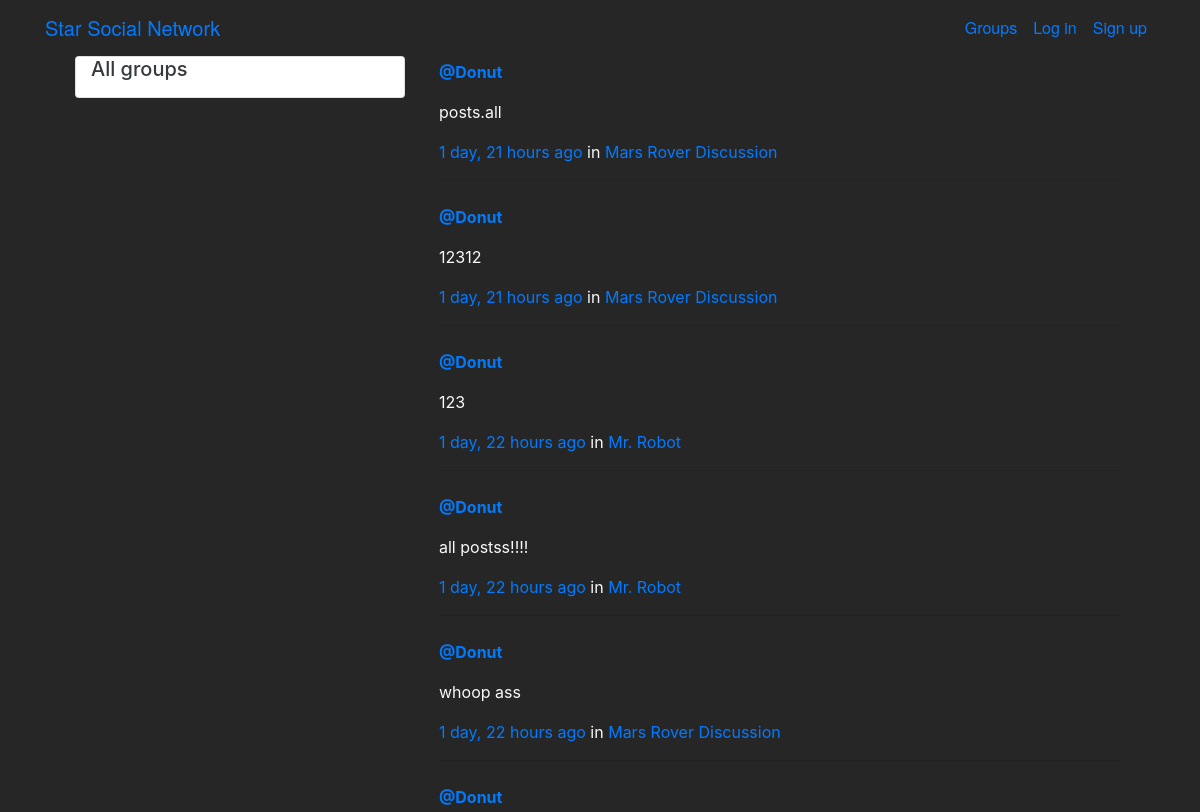
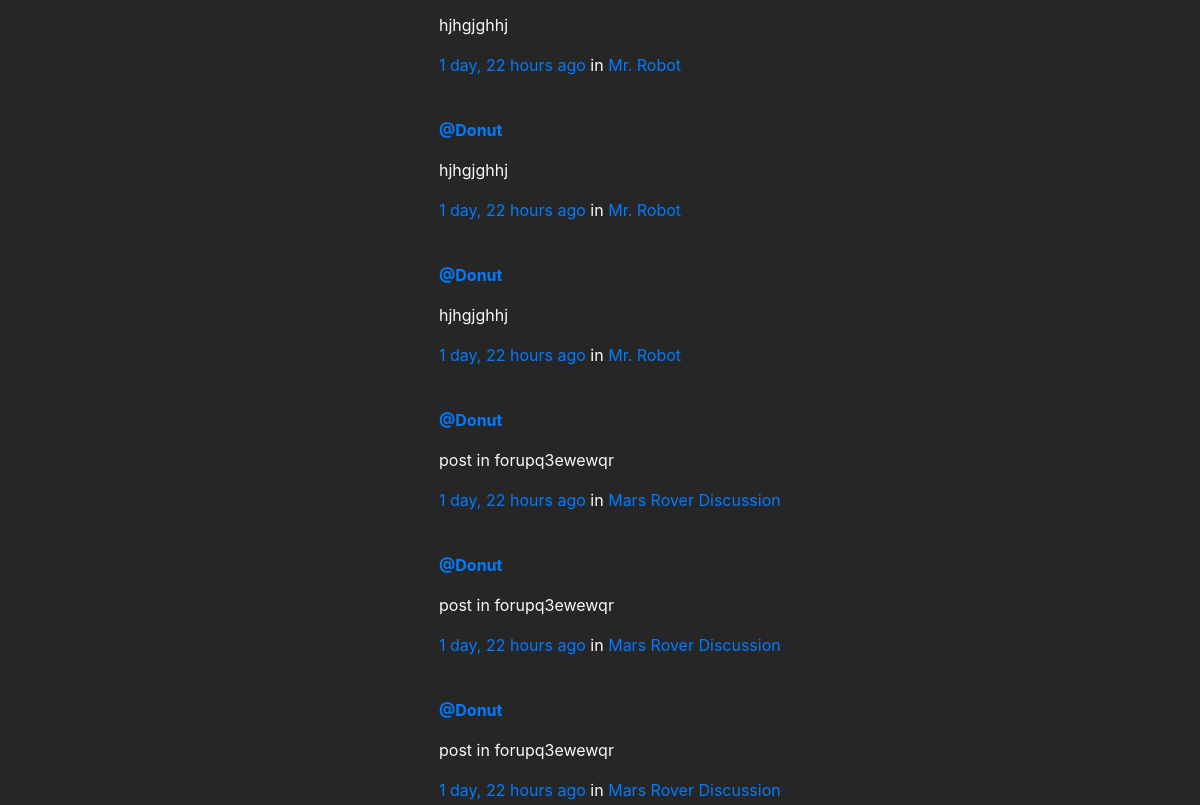
/posts/ (upper part), run on an earlier commit of the app's database (2 pictures, top to bottom).
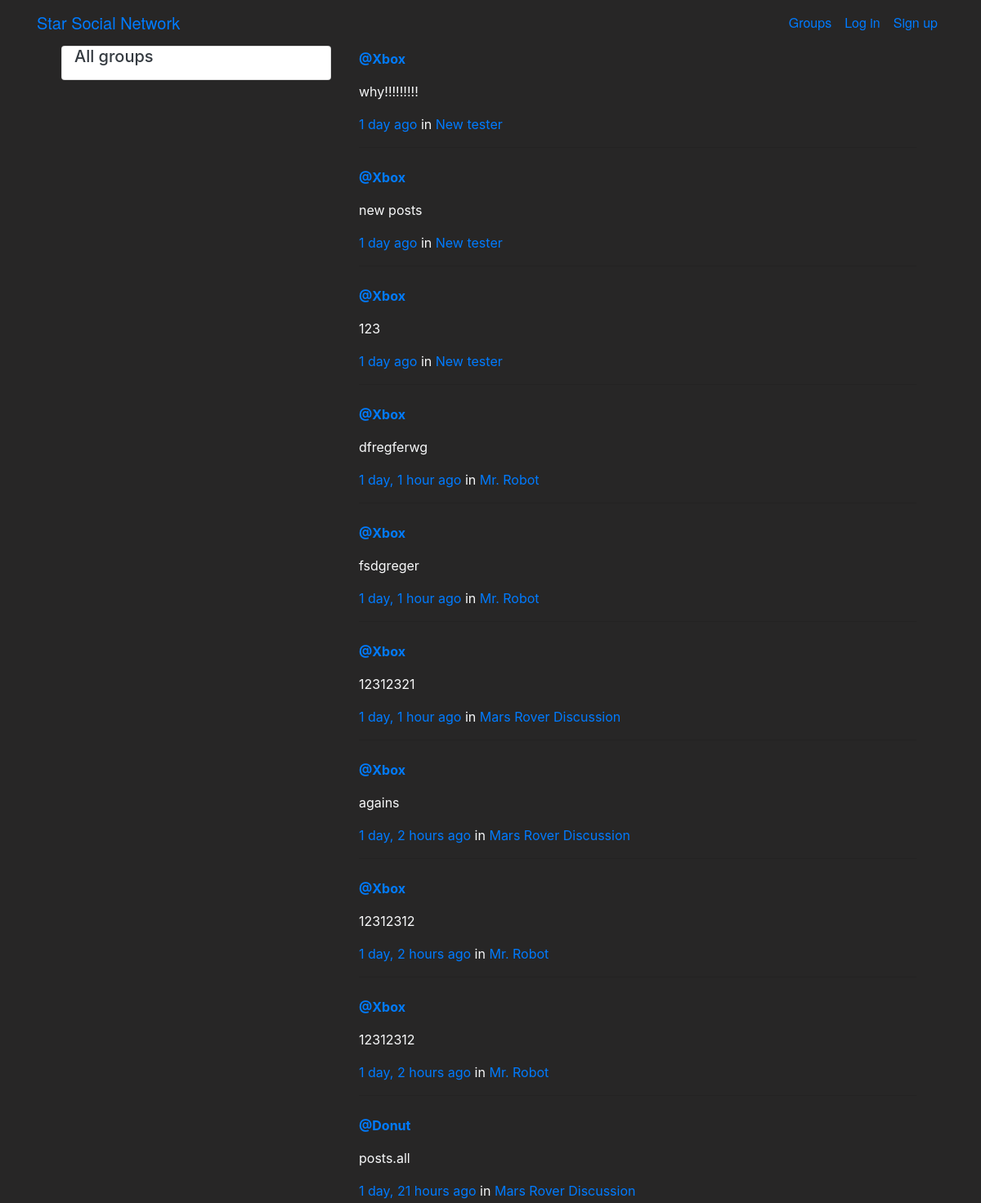
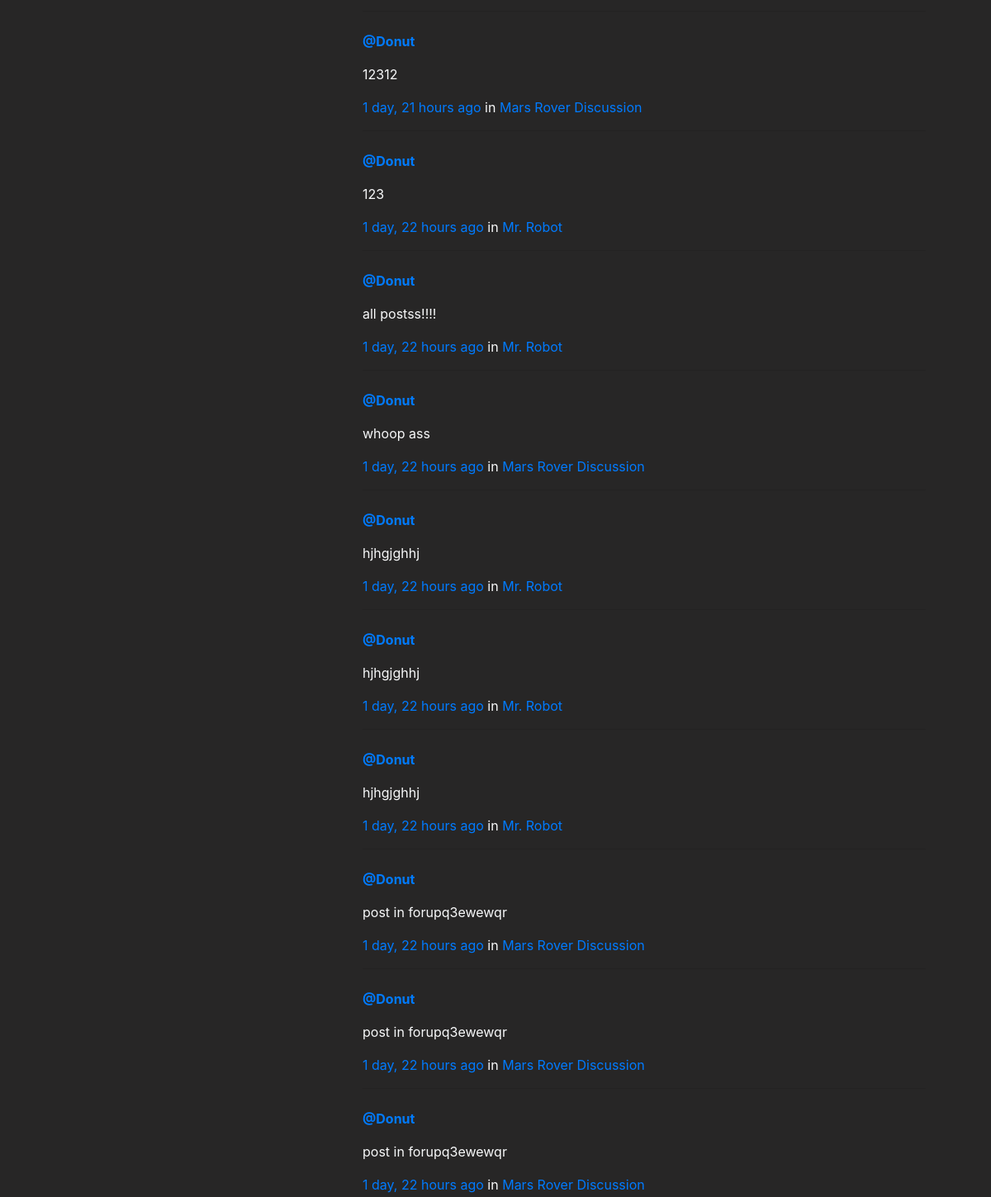
And on a later commit of the database (2 pictures, top to bottom).
### posts/models.py (models this page shows, shortened)
class Post(models.Model):
    user = models.ForeignKey(User,related_name='posts',on_delete=models.CASCADE)
    created_at = models.DateTimeField(auto_now_add=True)
    message = models.TextField(blank=True,)
    message_html = models.TextField(editable=False)
    group = models.ForeignKey(Group,related_name='posts',null = True, blank=True,on_delete=models.CASCADE)
    class Meta:
        ordering = ['-created_at']
        unique_together = ['user','message']

### groups/models.py (models this page shows, shortened)
class Group(models.Model):
    name = models.CharField(max_length=255,unique=True)
    slug = models.SlugField(allow_unicode = True,unique=True)
    description = models.TextField(blank=True, default='')
    description_html = models.TextField(editable=False, default='',blank= True)
    members = models.ManyToManyField(User,through='GroupMember')

### posts/views.py (the view)
# urls.py: path('', views.PostList.as_view(), name="all"),
class PostList(SelectRelatedMixin, generic.ListView):
    model = models.Post
    select_related = ("user", "group")
    ordering = ['-created_at']

### posts/templates/posts/post_list.html (shortened to what this page needs)
{% extends "posts/post_base.html" %}
{% load humanize %}
{% block pre_post_content %}
<div class="col-md-4">
	<div class="card card-with-shadow">
		<div class="content container">
			<h5 class="title text-dark">All groups</h5>
		</div>
	</div>
</div>
{% endblock %}
{% block post_content %}
<div class="col-md-8">
	{% for post in post_list %}
  {% include "posts/_post.html" %}
	{% endfor %}
</div>
{% endblock %}

### posts/templates/posts/_post.html (shortened to what this page needs)
<div class="post media ">
	<div class="media-body text-light p-1 col-md-12 ">
		<a href="{% url 'posts:for_user' username=post.user.username %}"><strong >@{{ post.user.username }}</strong></a>
		<p class="media-heading nasatext">{{ post.message_html|safe }}</p>
			<time class="time text-primary">{{ post.created_at | timesince}} ago</time>
			{% if post.group %}
			<span class="group-name">in <a href="{% url 'groups:all' %}">{{ post.group.name }}</a></span>
			{% endif %}
		<div class="media-footer">
			<hr>
		</div>
	</div>
</div>

What changed in the data, as far as the page shows it:
added Post: user.username "Xbox", message_html "why!!!!!!!!!", created_at "1 day", group.name "New tester"
added Post: user.username "Xbox", message_html "new posts", created_at "1 day", group.name "New tester"
added Post: user.username "Xbox", message_html "123", created_at "1 day", group.name "New tester"
added Post: user.username "Xbox", message_html "dfregferwg", created_at "1 day, 1 hour", group.name "Mr. Robot"
added Post: user.username "Xbox", message_html "fsdgreger", created_at "1 day, 1 hour", group.name "Mr. Robot"
added Post: user.username "Xbox", message_html "12312321", created_at "1 day, 1 hour", group.name "Mars Rover Discussion"
added Post: user.username "Xbox", message_html "agains", created_at "1 day, 2 hours", group.name "Mars Rover Discussion"
added Post: user.username "Xbox", message_html "12312312", created_at "1 day, 2 hours", group.name "Mr. Robot"
added Post: user.username "Xbox", message_html "12312312", created_at "1 day, 2 hours", group.name "Mr. Robot"
